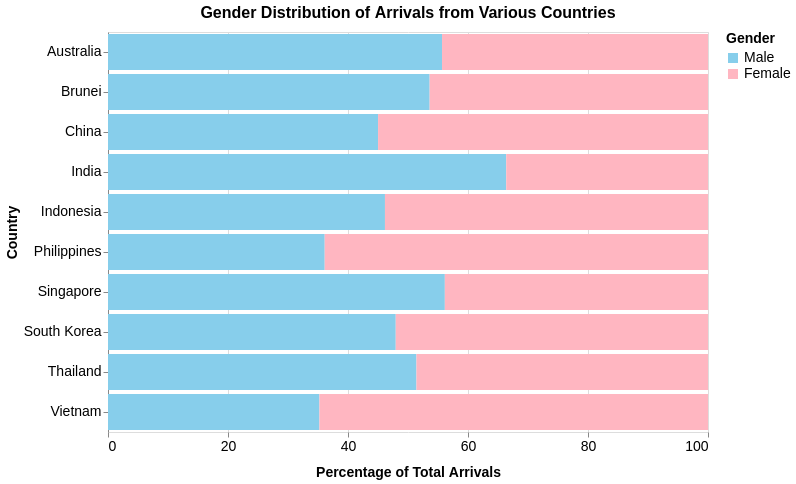

The specification (Vega-Lite) saved for this image:
### Vega-Lite specification from a JSON file in a GitHub repository (floating-point values rounded to 4 significant figures)
{"$schema": "https://vega.github.io/schema/vega-lite/v5.json", "title": {"text": "Gender Distribution of Arrivals from Various Countries", "fontSize": 16, "titlePadding": 20, "align": "center", "dy": -7}, "data": {"values": [{"country": "Singapore", "gender": "Male", "percentage": 56.14}, {"country": "Singapore", "gender": "Female", "percentage": 43.86}, {"country": "Brunei", "gender": "Male", "percentage": 53.61}, {"country": "Brunei", "gender": "Female", "percentage": 46.39}, {"country": "Australia", "gender": "Male", "percentage": 55.67}, {"country": "Australia", "gender": "Female", "percentage": 44.33}, {"country": "China", "gender": "Male", "percentage": 45.01}, {"country": "China", "gender": "Female", "percentage": 54.99}, {"country": "India", "gender": "Male", "percentage": 66.37}, {"country": "India", "gender": "Female", "percentage": 33.63}, {"country": "Indonesia", "gender": "Male", "percentage": 46.16}, {"country": "Indonesia", "gender": "Female", "percentage": 53.84}, {"country": "Philippines", "gender": "Male", "percentage": 36.12}, {"country": "Philippines", "gender": "Female", "percentage": 63.88}, {"country": "South Korea", "gender": "Male", "percentage": 47.96}, {"country": "South Korea", "gender": "Female", "percentage": 52.04}, {"country": "Thailand", "gender": "Male", "percentage": 51.41}, {"country": "Thailand", "gender": "Female", "percentage": 48.59}, {"country": "Vietnam", "gender": "Male", "percentage": 35.24}, {"country": "Vietnam", "gender": "Female", "percentage": 64.76}]}, "selection": {"GenderSelection": {"type": "single", "fields": ["gender"], "bind": {"input": "select", "options": [null, "Male", "Female"], "labels": ["Both", "Male", "Female"], "name": "Select Gender"}, "empty": "all"}}, "transform": [{"filter": {"or": [{"field": "gender", "equal": {"selection": "GenderSelection"}}, {"selection": "GenderSelection", "empty": "all"}]}}], "mark": "bar", "encoding": {"x": {"field": "percentage", "type": "quantitative", "axis": {"title": "Percentage of Total Arrivals", "titlePadding": 12, "titleFontSize": 14, "labelFontSize": 14, "format": ".0f", "grid": true, "labelAngle": 0, "tickCount": 6, "domain": false}, "scale": {"domain": [0, 100]}}, "y": {"field": "country", "type": "nominal", "axis": {"title": "Country", "labelAngle": 0, "titleFontSize": 14, "labelFontSize": 14}}, "color": {"field": "gender", "type": "nominal", "scale": {"domain": ["Male", "Female"], "range": ["#87CEEB", "#FFB6C1"]}, "legend": {"title": "Gender", "orient": "right", "titleFontSize": 14, "labelFontSize": 14, "labelPadding": 12}}, "tooltip": [{"field": "country", "type": "nominal", "title": "Country"}, {"field": "gender", "type": "nominal", "title": "Gender"}, {"field": "percentage", "type": "quantitative", "title": "Percentage of Arrivals", "format": ".1f"}]}, "width": 600, "height": 400}
